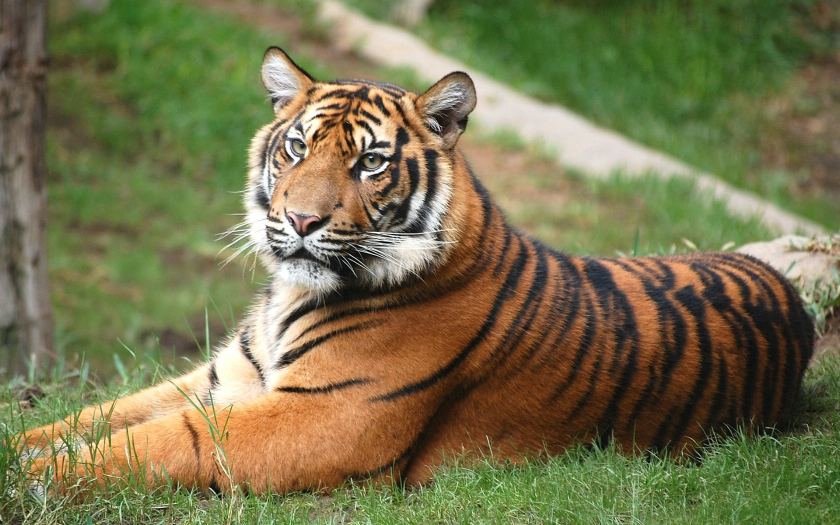
#> input picture lzz/cats.jpeg, 1680 x 1050 px (shown at 1/2 size)
$ jupyter execute test1.ipynb
#> lines starting #> are read from the running program, lines starting #| are printed output that depends on the picture; after the words box and inside, x2 and y2 are one past the last pixel; in counts of white or black regions, pixels touching at a corner belong together
[cell 1]
import cv2

[cell 2]
img=cv2.imread("cats.jpeg")
#> img is the input picture: shape (1050, 1680, 3); mean B, G, R 77, 115.1, 118.6

[cell 3]
t=img[100:600,400:800].copy()
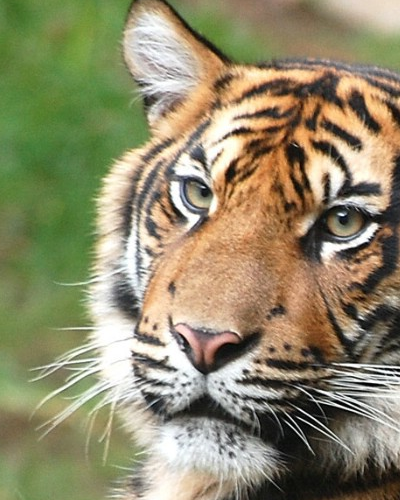
#> t: shape (500, 400, 3); mean B, G, R 107.2, 138.4, 144.3
print(t.shape)
#| (500, 400, 3)
q=cv2.resize(t,(120,150))
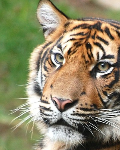
#> q: shape (150, 120, 3); mean B, G, R 107.1, 138.3, 144.2
print(q.shape)
#| (150, 120, 3)

[cell 4]
for i in range(0,3):
    for j in range(0,3):
        img[0+150*i:150+150*i,0+120*j:120+120*j]=q
        cv2.rectangle(img,(0+120*j,0+150*i),(120+120*j,150+150*i),(0,255,0),3)
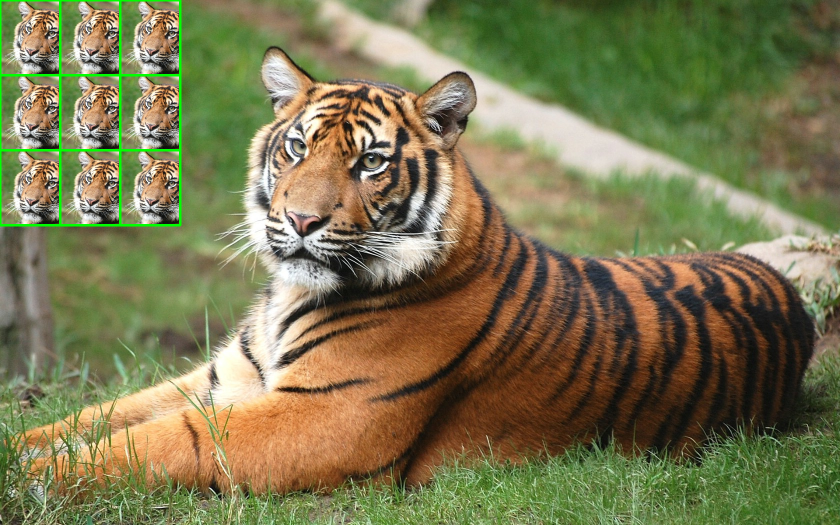
#> img: shape (1050, 1680, 3) (shown at 1/2 size); 9.32% of pixels changed, all inside (x1, y1, x2, y2) = (0, 0, 363, 453)

[cell 5]
img=cv2.resize(img,(168*5,105*5))
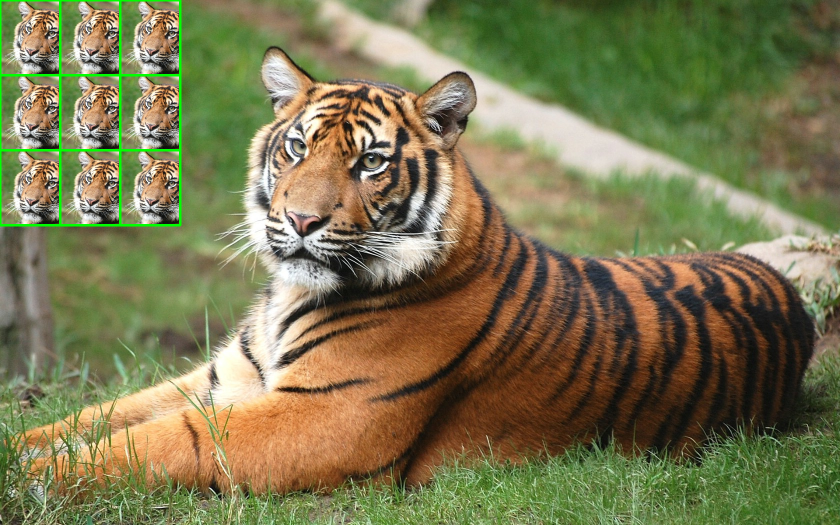
#> img: shape (525, 840, 3); mean B, G, R 80.9, 119.8, 122.9
cv2.imshow("Cats",img)
cv2.waitKey(0)
cv2.destroyAllWindows()

$ run again, with lzz/Forward.jpg copied over lzz/cats.jpeg
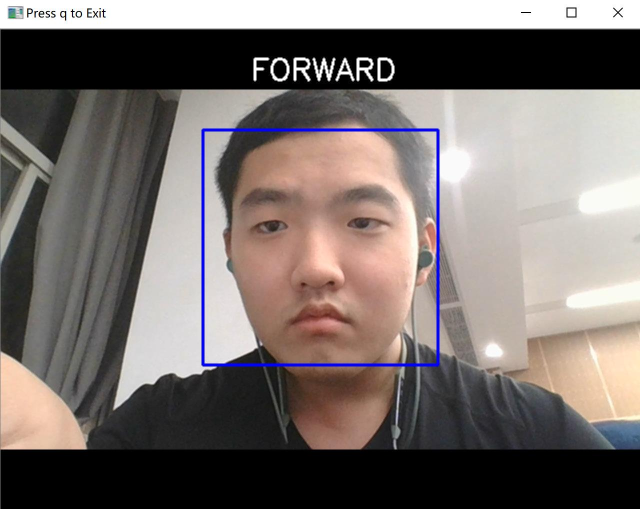
#> input picture lzz/Forward.jpg, 1280 x 1017 px (shown at 1/2 size)
#> img is the input picture: shape (1017, 1280, 3); mean B, G, R 108.4, 111.5, 119.9
#| (500, 400, 3)
#| (150, 120, 3)
#> after the loop `for i in range(0,3):`:
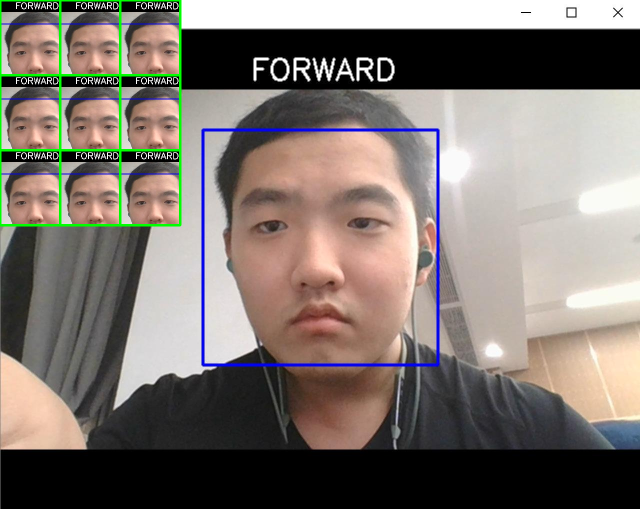
#> img: shape (1017, 1280, 3) (shown at 1/2 size); 12.34% of pixels changed, all inside (x1, y1, x2, y2) = (0, 0, 363, 453)
#> `img=cv2.resize(img,(168*5,105*5))`:
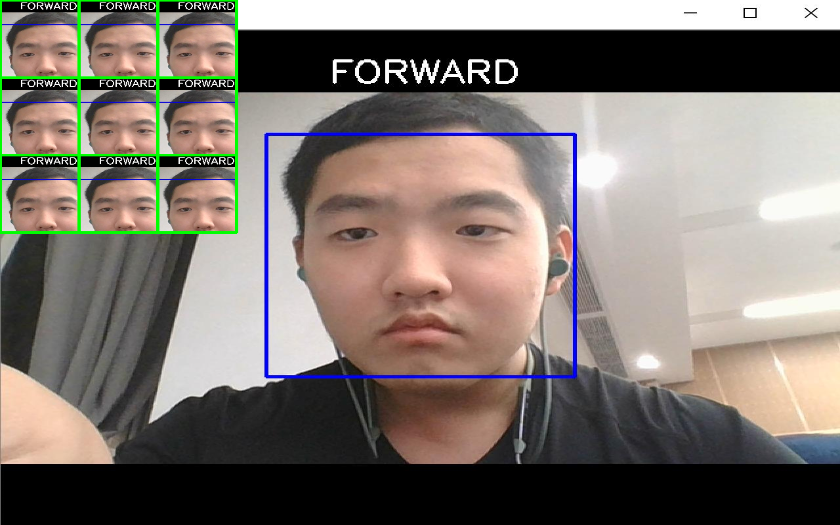
#> img: shape (525, 840, 3); mean B, G, R 111.1, 117.4, 125.6
